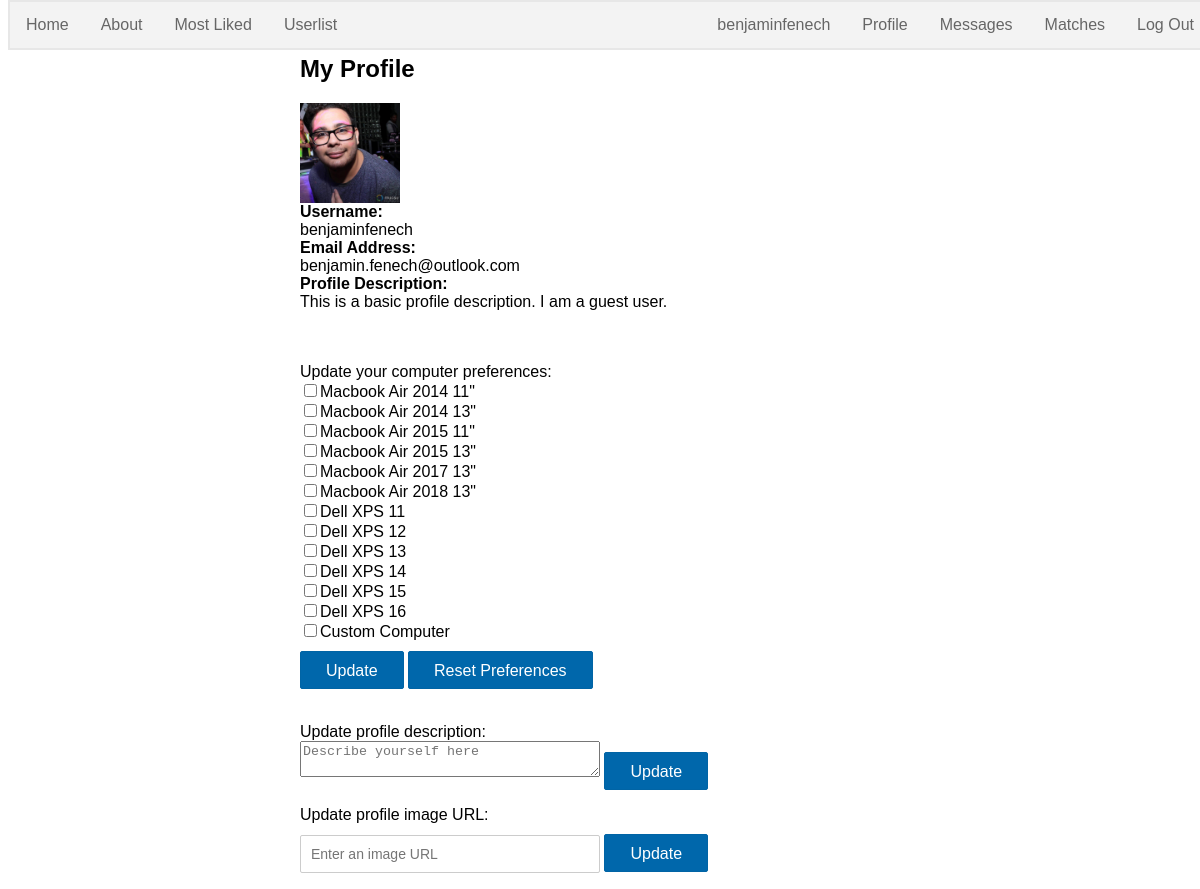
The app's page /profile.php (signed in) with its own data.
### tables this page shows
CREATE TABLE user (
id INT NOT NULL AUTO_INCREMENT,
username VARCHAR(30) NOT NULL,
email VARCHAR(30) NOT NULL,
password VARCHAR(255) NOT NULL,
profile VARCHAR(200) NOT NULL,
photo_url VARCHAR(100) NOT NULL,
PRIMARY KEY (id) );

### profile.php (the view, shortened to what this page needs)
<?php
require('db.php');
include("mainnav.php");
?>
<!DOCTYPE html>
<html>
<head>
<link rel="stylesheet" href="css/style.css" />
</head>
<body>
<?php
$username = $_SESSION['username'];
$sqlget = "SELECT * FROM user WHERE username='$username'";
$resultget=mysqli_query($con,$sqlget);
$row=mysqli_fetch_array($resultget,MYSQLI_BOTH);
$userprofile = $row['profile'];
$userurl = $row['photo_url'];
$email = $row['email'];
?>
<div class="form">
    <h2>My Profile</h2>
    <p>
        <img src="<?php echo $userurl ?>" alt="User profile image" style="width:100px;height:100px;"><br >
        <b>Username:</b><br ><?php echo $username; ?><br >
        <b>Email Address:</b><br ><?php echo $email; ?><br >
        <b>Profile Description:</b><br ><?php echo $userprofile; ?><br><br><br>
    </p>
</div>
<div class="form">
<form action="" method="post">
    Update your computer preferences:<br >
    <input type="checkbox" name="chkl[ ]" value="1">Macbook Air 2014 11"<br />
    <input type="checkbox" name="chkl[ ]" value="2">Macbook Air 2014 13"<br />
    <input type="checkbox" name="chkl[ ]" value="3">Macbook Air 2015 11"<br />
    <input type="checkbox" name="chkl[ ]" value="4">Macbook Air 2015 13"<br />
    <input type="checkbox" name="chkl[ ]" value="5">Macbook Air 2017 13"<br />
    <input type="checkbox" name="chkl[ ]" value="6">Macbook Air 2018 13"<br />
    <input type="checkbox" name="chkl[ ]" value="7">Dell XPS 11<br />
    <input type="checkbox" name="chkl[ ]" value="8">Dell XPS 12<br />
    <input type="checkbox" name="chkl[ ]" value="9">Dell XPS 13<br />
    <input type="checkbox" name="chkl[ ]" value="10">Dell XPS 14<br />
    <input type="checkbox" name="chkl[ ]" value="11">Dell XPS 15<br />
    <input type="checkbox" name="chkl[ ]" value="12">Dell XPS 16<br />
    <input type="checkbox" name="chkl[ ]" value="13">Custom Computer<br />
    <input type="submit" name="update" value="Update">
    <input type="submit" name="reset" value="Reset Preferences">
    <br ><br >
</form>
<form action="profile.php" method="post">
    Update profile description:<br><textarea style="width:300px" type="text" name="profiletext" placeholder="Describe yourself here" required /></textarea>
    <input type="submit" name="profile" value="Update">
</form>
<form action="profile.php" method="post">
    Update profile image URL:<br><input type="text" name="profileurl" placeholder="Enter an image URL" required />
    <input type="submit" name="profileimg" value="Update">
</form>
</div>
</body>
</html>

### css/style.css (style rules this page uses)
body { font-family:Arial, Sans-Serif; }
.form { width: 600px; margin: 0 auto; }
input[type='text'], input[type='email'], input[type='password'] { width: 300px; border-radius: 2px; border: 1px solid #CCC; padding: 10px; color: #333; font-size: 14px; margin-top: 10px; }
input[type='submit'] { padding: 10px 25px 8px; color: #fff; background-color: #0067ab; font-size: 16px; border: 1px solid #0164a5; border-radius: 2px; margin-top: 10px; cursor:pointer; }
body { margin-top: 55px; }

### records on screen
user: photo_url (picture), email "benjamin.fenech@outlook.com", profile "This is a basic profile description. I am a guest user."

### other values on screen
$_SESSION['username'] "benjaminfenech"
$username "benjaminfenech"
